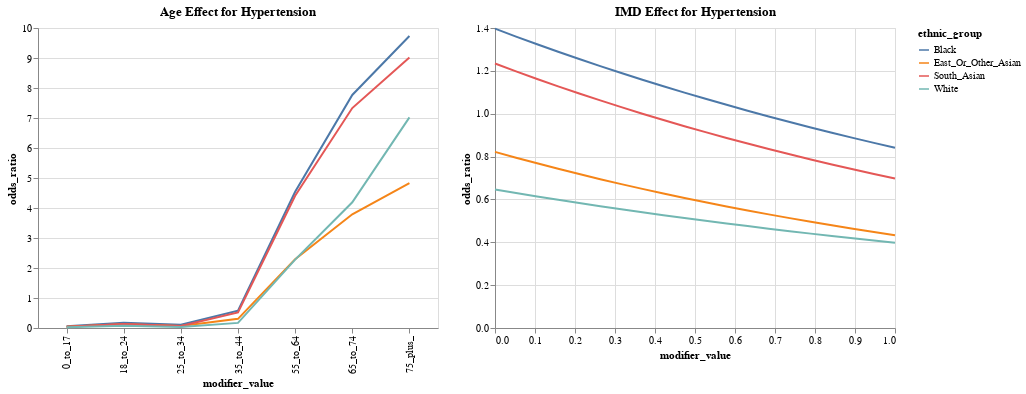

The notebook cell this image was saved under:
### Code cell
alt.renderers.enable('default')
chart = plot_effect_modifications_altair(effect_df, "Hypertension")
chart

### Figure 1 — Vega-Lite specification as saved in the notebook (floating-point values rounded to 4 significant figures)
{"config": {"view": {"continuousWidth": 300, "continuousHeight": 300}}, "hconcat": [{"data": {"name": "data-b8eec5db566ffbe6fd1dd568279ee61d"}, "mark": {"type": "line"}, "encoding": {"color": {"field": "ethnic_group", "type": "nominal"}, "x": {"field": "modifier_value", "type": "nominal"}, "y": {"field": "odds_ratio", "type": "quantitative"}}, "height": 300, "title": "Age Effect for Hypertension", "width": 400}, {"data": {"name": "data-f06d67e68ecd2036e91cda6b30b81cd0"}, "mark": {"type": "line"}, "encoding": {"color": {"field": "ethnic_group", "type": "nominal"}, "x": {"field": "modifier_value", "type": "quantitative"}, "y": {"field": "odds_ratio", "type": "quantitative"}}, "height": 300, "title": "IMD Effect for Hypertension", "width": 400}], "$schema": "https://vega.github.io/schema/vega-lite/v5.20.1.json", "datasets": {"data-b8eec5db566ffbe6fd1dd568279ee61d": [{"effect_modifier": "age_band", "modifier_value": "0_to_17", "ethnic_group": "Black", "odds_ratio": 0.0587, "lower_ci": 0.04294, "upper_ci": 0.08026}, {"effect_modifier": "age_band", "modifier_value": "18_to_24", "ethnic_group": "Black", "odds_ratio": 0.1721, "lower_ci": 0.1278, "upper_ci": 0.2318}, {"effect_modifier": "age_band", "modifier_value": "25_to_34", "ethnic_group": "Black", "odds_ratio": 0.1051, "lower_ci": 0.07874, "upper_ci": 0.1404}, {"effect_modifier": "age_band", "modifier_value": "35_to_44", "ethnic_group": "Black", "odds_ratio": 0.5749, "lower_ci": 0.4677, "upper_ci": 0.7067}, {"effect_modifier": "age_band", "modifier_value": "55_to_64", "ethnic_group": "Black", "odds_ratio": 4.541, "lower_ci": 3.785, "upper_ci": 5.449}, {"effect_modifier": "age_band", "modifier_value": "65_to_74", "ethnic_group": "Black", "odds_ratio": 7.768, "lower_ci": 6.387, "upper_ci": 9.448}, {"effect_modifier": "age_band", "modifier_value": "75_plus_", "ethnic_group": "Black", "odds_ratio": 9.733, "lower_ci": 7.876, "upper_ci": 12.03}, {"effect_modifier": "age_band", "modifier_value": "0_to_17", "ethnic_group": "East_Or_Other_Asian", "odds_ratio": 0.04458, "lower_ci": 0.02922, "upper_ci": 0.06802}, {"effect_modifier": "age_band", "modifier_value": "18_to_24", "ethnic_group": "East_Or_Other_Asian", "odds_ratio": 0.1219, "lower_ci": 0.08306, "upper_ci": 0.1789}, {"effect_modifier": "age_band", "modifier_value": "25_to_34", "ethnic_group": "East_Or_Other_Asian", "odds_ratio": 0.06297, "lower_ci": 0.04402, "upper_ci": 0.09008}, {"effect_modifier": "age_band", "modifier_value": "35_to_44", "ethnic_group": "East_Or_Other_Asian", "odds_ratio": 0.3045, "lower_ci": 0.2331, "upper_ci": 0.3979}, {"effect_modifier": "age_band", "modifier_value": "55_to_64", "ethnic_group": "East_Or_Other_Asian", "odds_ratio": 2.295, "lower_ci": 1.809, "upper_ci": 2.91}, {"effect_modifier": "age_band", "modifier_value": "65_to_74", "ethnic_group": "East_Or_Other_Asian", "odds_ratio": 3.791, "lower_ci": 2.955, "upper_ci": 4.864}, {"effect_modifier": "age_band", "modifier_value": "75_plus_", "ethnic_group": "East_Or_Other_Asian", "odds_ratio": 4.833, "lower_ci": 3.7, "upper_ci": 6.311}, {"effect_modifier": "age_band", "modifier_value": "0_to_17", "ethnic_group": "South_Asian", "odds_ratio": 0.03861, "lower_ci": 0.02876, "upper_ci": 0.05183}, {"effect_modifier": "age_band", "modifier_value": "18_to_24", "ethnic_group": "South_Asian", "odds_ratio": 0.1301, "lower_ci": 0.09807, "upper_ci": 0.1727}, {"effect_modifier": "age_band", "modifier_value": "25_to_34", "ethnic_group": "South_Asian", "odds_ratio": 0.06942, "lower_ci": 0.05299, "upper_ci": 0.09093}, {"effect_modifier": "age_band", "modifier_value": "35_to_44", "ethnic_group": "South_Asian", "odds_ratio": 0.5202, "lower_ci": 0.4281, "upper_ci": 0.6321}, {"effect_modifier": "age_band", "modifier_value": "55_to_64", "ethnic_group": "South_Asian", "odds_ratio": 4.409, "lower_ci": 3.694, "upper_ci": 5.263}, {"effect_modifier": "age_band", "modifier_value": "65_to_74", "ethnic_group": "South_Asian", "odds_ratio": 7.331, "lower_ci": 6.066, "upper_ci": 8.861}, {"effect_modifier": "age_band", "modifier_value": "75_plus_", "ethnic_group": "South_Asian", "odds_ratio": 9.019, "lower_ci": 7.345, "upper_ci": 11.07}, {"effect_modifier": "age_band", "modifier_value": "0_to_17", "ethnic_group": "White", "odds_ratio": 0.02135, "lower_ci": 0.01561, "upper_ci": 0.0292}, {"effect_modifier": "age_band", "modifier_value": "18_to_24", "ethnic_group": "White", "odds_ratio": 0.07493, "lower_ci": 0.05553, "upper_ci": 0.1011}, {"effect_modifier": "age_band", "modifier_value": "25_to_34", "ethnic_group": "White", "odds_ratio": 0.03164, "lower_ci": 0.02392, "upper_ci": 0.04187}, {"effect_modifier": "age_band", "modifier_value": "35_to_44", "ethnic_group": "White", "odds_ratio": 0.1706, "lower_ci": 0.1399, "upper_ci": 0.208}, {"effect_modifier": "age_band", "modifier_value": "55_to_64", "ethnic_group": "White", "odds_ratio": 2.28, "lower_ci": 1.914, "upper_ci": 2.717}, {"effect_modifier": "age_band", "modifier_value": "65_to_74", "ethnic_group": "White", "odds_ratio": 4.189, "lower_ci": 3.475, "upper_ci": 5.05}, {"effect_modifier": "age_band", "modifier_value": "75_plus_", "ethnic_group": "White", "odds_ratio": 7.023, "lower_ci": 5.751, "upper_ci": 8.576}], "data-f06d67e68ecd2036e91cda6b30b81cd0": [{"effect_modifier": "imd_rank", "modifier_value": 0.0, "ethnic_group": "Black", "odds_ratio": 1.397, "lower_ci": 1.316, "upper_ci": 1.482}, {"effect_modifier": "imd_rank", "modifier_value": 0.05263, "ethnic_group": "Black", "odds_ratio": 1.36, "lower_ci": 1.27, "upper_ci": 1.457}, {"effect_modifier": "imd_rank", "modifier_value": 0.1053, "ethnic_group": "Black", "odds_ratio": 1.324, "lower_ci": 1.225, "upper_ci": 1.431}, {"effect_modifier": "imd_rank", "modifier_value": 0.1579, "ethnic_group": "Black", "odds_ratio": 1.289, "lower_ci": 1.182, "upper_ci": 1.407}, {"effect_modifier": "imd_rank", "modifier_value": 0.2105, "ethnic_group": "Black", "odds_ratio": 1.255, "lower_ci": 1.14, "upper_ci": 1.382}, {"effect_modifier": "imd_rank", "modifier_value": 0.2632, "ethnic_group": "Black", "odds_ratio": 1.222, "lower_ci": 1.1, "upper_ci": 1.358}, {"effect_modifier": "imd_rank", "modifier_value": 0.3158, "ethnic_group": "Black", "odds_ratio": 1.19, "lower_ci": 1.061, "upper_ci": 1.335}, {"effect_modifier": "imd_rank", "modifier_value": 0.3684, "ethnic_group": "Black", "odds_ratio": 1.159, "lower_ci": 1.024, "upper_ci": 1.312}, {"effect_modifier": "imd_rank", "modifier_value": 0.4211, "ethnic_group": "Black", "odds_ratio": 1.128, "lower_ci": 0.9877, "upper_ci": 1.289}, {"effect_modifier": "imd_rank", "modifier_value": 0.4737, "ethnic_group": "Black", "odds_ratio": 1.099, "lower_ci": 0.9529, "upper_ci": 1.266}, {"effect_modifier": "imd_rank", "modifier_value": 0.5263, "ethnic_group": "Black", "odds_ratio": 1.07, "lower_ci": 0.9193, "upper_ci": 1.244}, {"effect_modifier": "imd_rank", "modifier_value": 0.5789, "ethnic_group": "Black", "odds_ratio": 1.041, "lower_ci": 0.8869, "upper_ci": 1.223}, {"effect_modifier": "imd_rank", "modifier_value": 0.6316, "ethnic_group": "Black", "odds_ratio": 1.014, "lower_ci": 0.8557, "upper_ci": 1.202}, {"effect_modifier": "imd_rank", "modifier_value": 0.6842, "ethnic_group": "Black", "odds_ratio": 0.9873, "lower_ci": 0.8255, "upper_ci": 1.181}, {"effect_modifier": "imd_rank", "modifier_value": 0.7368, "ethnic_group": "Black", "odds_ratio": 0.9613, "lower_ci": 0.7964, "upper_ci": 1.16}, {"effect_modifier": "imd_rank", "modifier_value": 0.7895, "ethnic_group": "Black", "odds_ratio": 0.936, "lower_ci": 0.7683, "upper_ci": 1.14}, {"effect_modifier": "imd_rank", "modifier_value": 0.8421, "ethnic_group": "Black", "odds_ratio": 0.9114, "lower_ci": 0.7413, "upper_ci": 1.121}, {"effect_modifier": "imd_rank", "modifier_value": 0.8947, "ethnic_group": "Black", "odds_ratio": 0.8874, "lower_ci": 0.7151, "upper_ci": 1.101}, {"effect_modifier": "imd_rank", "modifier_value": 0.9474, "ethnic_group": "Black", "odds_ratio": 0.864, "lower_ci": 0.6899, "upper_ci": 1.082}, {"effect_modifier": "imd_rank", "modifier_value": 1.0, "ethnic_group": "Black", "odds_ratio": 0.8413, "lower_ci": 0.6656, "upper_ci": 1.063}, {"effect_modifier": "imd_rank", "modifier_value": 0.0, "ethnic_group": "East_Or_Other_Asian", "odds_ratio": 0.8221, "lower_ci": 0.7542, "upper_ci": 0.896}, {"effect_modifier": "imd_rank", "modifier_value": 0.05263, "ethnic_group": "East_Or_Other_Asian", "odds_ratio": 0.7948, "lower_ci": 0.7214, "upper_ci": 0.8757}, {"effect_modifier": "imd_rank", "modifier_value": 0.1053, "ethnic_group": "East_Or_Other_Asian", "odds_ratio": 0.7684, "lower_ci": 0.69, "upper_ci": 0.8558}, {"effect_modifier": "imd_rank", "modifier_value": 0.1579, "ethnic_group": "East_Or_Other_Asian", "odds_ratio": 0.743, "lower_ci": 0.66, "upper_ci": 0.8363}, {"effect_modifier": "imd_rank", "modifier_value": 0.2105, "ethnic_group": "East_Or_Other_Asian", "odds_ratio": 0.7183, "lower_ci": 0.6313, "upper_ci": 0.8174}, {"effect_modifier": "imd_rank", "modifier_value": 0.2632, "ethnic_group": "East_Or_Other_Asian", "odds_ratio": 0.6945, "lower_ci": 0.6038, "upper_ci": 0.7988}, {"effect_modifier": "imd_rank", "modifier_value": 0.3158, "ethnic_group": "East_Or_Other_Asian", "odds_ratio": 0.6715, "lower_ci": 0.5775, "upper_ci": 0.7807}, {"effect_modifier": "imd_rank", "modifier_value": 0.3684, "ethnic_group": "East_Or_Other_Asian", "odds_ratio": 0.6492, "lower_ci": 0.5524, "upper_ci": 0.7629}, {"effect_modifier": "imd_rank", "modifier_value": 0.4211, "ethnic_group": "East_Or_Other_Asian", "odds_ratio": 0.6277, "lower_ci": 0.5284, "upper_ci": 0.7456}, {"effect_modifier": "imd_rank", "modifier_value": 0.4737, "ethnic_group": "East_Or_Other_Asian", "odds_ratio": 0.6069, "lower_ci": 0.5054, "upper_ci": 0.7287}, {"effect_modifier": "imd_rank", "modifier_value": 0.5263, "ethnic_group": "East_Or_Other_Asian", "odds_ratio": 0.5867, "lower_ci": 0.4834, "upper_ci": 0.7122}, {"effect_modifier": "imd_rank", "modifier_value": 0.5789, "ethnic_group": "East_Or_Other_Asian", "odds_ratio": 0.5673, "lower_ci": 0.4624, "upper_ci": 0.696}, {"effect_modifier": "imd_rank", "modifier_value": 0.6316, "ethnic_group": "East_Or_Other_Asian", "odds_ratio": 0.5485, "lower_ci": 0.4423, "upper_ci": 0.6802}, {"effect_modifier": "imd_rank", "modifier_value": 0.6842, "ethnic_group": "East_Or_Other_Asian", "odds_ratio": 0.5303, "lower_ci": 0.423, "upper_ci": 0.6647}, {"effect_modifier": "imd_rank", "modifier_value": 0.7368, "ethnic_group": "East_Or_Other_Asian", "odds_ratio": 0.5127, "lower_ci": 0.4046, "upper_ci": 0.6497}, {"effect_modifier": "imd_rank", "modifier_value": 0.7895, "ethnic_group": "East_Or_Other_Asian", "odds_ratio": 0.4957, "lower_ci": 0.387, "upper_ci": 0.6349}, {"effect_modifier": "imd_rank", "modifier_value": 0.8421, "ethnic_group": "East_Or_Other_Asian", "odds_ratio": 0.4793, "lower_ci": 0.3702, "upper_ci": 0.6205}, {"effect_modifier": "imd_rank", "modifier_value": 0.8947, "ethnic_group": "East_Or_Other_Asian", "odds_ratio": 0.4634, "lower_ci": 0.3541, "upper_ci": 0.6064}, {"effect_modifier": "imd_rank", "modifier_value": 0.9474, "ethnic_group": "East_Or_Other_Asian", "odds_ratio": 0.448, "lower_ci": 0.3387, "upper_ci": 0.5926}, {"effect_modifier": "imd_rank", "modifier_value": 1.0, "ethnic_group": "East_Or_Other_Asian", "odds_ratio": 0.4331, "lower_ci": 0.3239, "upper_ci": 0.5792}, {"effect_modifier": "imd_rank", "modifier_value": 0.0, "ethnic_group": "South_Asian", "odds_ratio": 1.234, "lower_ci": 1.166, "upper_ci": 1.306}, {"effect_modifier": "imd_rank", "modifier_value": 0.05263, "ethnic_group": "South_Asian", "odds_ratio": 1.198, "lower_ci": 1.122, "upper_ci": 1.279}, {"effect_modifier": "imd_rank", "modifier_value": 0.1053, "ethnic_group": "South_Asian", "odds_ratio": 1.162, "lower_ci": 1.079, "upper_ci": 1.252}, {"effect_modifier": "imd_rank", "modifier_value": 0.1579, "ethnic_group": "South_Asian", "odds_ratio": 1.128, "lower_ci": 1.038, "upper_ci": 1.226}, {"effect_modifier": "imd_rank", "modifier_value": 0.2105, "ethnic_group": "South_Asian", "odds_ratio": 1.094, "lower_ci": 0.9982, "upper_ci": 1.2}, {"effect_modifier": "imd_rank", "modifier_value": 0.2632, "ethnic_group": "South_Asian", "odds_ratio": 1.062, "lower_ci": 0.9601, "upper_ci": 1.175}, {"effect_modifier": "imd_rank", "modifier_value": 0.3158, "ethnic_group": "South_Asian", "odds_ratio": 1.031, "lower_ci": 0.9235, "upper_ci": 1.15}, {"effect_modifier": "imd_rank", "modifier_value": 0.3684, "ethnic_group": "South_Asian", "odds_ratio": 1.0, "lower_ci": 0.8883, "upper_ci": 1.126}, {"effect_modifier": "imd_rank", "modifier_value": 0.4211, "ethnic_group": "South_Asian", "odds_ratio": 0.9706, "lower_ci": 0.8545, "upper_ci": 1.102}, {"effect_modifier": "imd_rank", "modifier_value": 0.4737, "ethnic_group": "South_Asian", "odds_ratio": 0.9419, "lower_ci": 0.8219, "upper_ci": 1.079}, {"effect_modifier": "imd_rank", "modifier_value": 0.5263, "ethnic_group": "South_Asian", "odds_ratio": 0.914, "lower_ci": 0.7906, "upper_ci": 1.057}, {"effect_modifier": "imd_rank", "modifier_value": 0.5789, "ethnic_group": "South_Asian", "odds_ratio": 0.887, "lower_ci": 0.7604, "upper_ci": 1.035}, {"effect_modifier": "imd_rank", "modifier_value": 0.6316, "ethnic_group": "South_Asian", "odds_ratio": 0.8608, "lower_ci": 0.7314, "upper_ci": 1.013}, {"effect_modifier": "imd_rank", "modifier_value": 0.6842, "ethnic_group": "South_Asian", "odds_ratio": 0.8353, "lower_ci": 0.7036, "upper_ci": 0.9917}, {"effect_modifier": "imd_rank", "modifier_value": 0.7368, "ethnic_group": "South_Asian", "odds_ratio": 0.8106, "lower_ci": 0.6768, "upper_ci": 0.9709}, {"effect_modifier": "imd_rank", "modifier_value": 0.7895, "ethnic_group": "South_Asian", "odds_ratio": 0.7866, "lower_ci": 0.651, "upper_ci": 0.9506}, {"effect_modifier": "imd_rank", "modifier_value": 0.8421, "ethnic_group": "South_Asian", "odds_ratio": 0.7634, "lower_ci": 0.6261, "upper_ci": 0.9306}, {"effect_modifier": "imd_rank", "modifier_value": 0.8947, "ethnic_group": "South_Asian", "odds_ratio": 0.7408, "lower_ci": 0.6023, "upper_ci": 0.9111}, {"effect_modifier": "imd_rank", "modifier_value": 0.9474, "ethnic_group": "South_Asian", "odds_ratio": 0.7189, "lower_ci": 0.5793, "upper_ci": 0.892}, {"effect_modifier": "imd_rank", "modifier_value": 1.0, "ethnic_group": "South_Asian", "odds_ratio": 0.6976, "lower_ci": 0.5572, "upper_ci": 0.8733}, {"effect_modifier": "imd_rank", "modifier_value": 0.0, "ethnic_group": "White", "odds_ratio": 0.646, "lower_ci": 0.6108, "upper_ci": 0.6832}, {"effect_modifier": "imd_rank", "modifier_value": 0.05263, "ethnic_group": "White", "odds_ratio": 0.6297, "lower_ci": 0.5904, "upper_ci": 0.6716}, {"effect_modifier": "imd_rank", "modifier_value": 0.1053, "ethnic_group": "White", "odds_ratio": 0.6138, "lower_ci": 0.5707, "upper_ci": 0.6602}, {"effect_modifier": "imd_rank", "modifier_value": 0.1579, "ethnic_group": "White", "odds_ratio": 0.5984, "lower_ci": 0.5517, "upper_ci": 0.649}, {"effect_modifier": "imd_rank", "modifier_value": 0.2105, "ethnic_group": "White", "odds_ratio": 0.5833, "lower_ci": 0.5333, "upper_ci": 0.638}, {"effect_modifier": "imd_rank", "modifier_value": 0.2632, "ethnic_group": "White", "odds_ratio": 0.5686, "lower_ci": 0.5155, "upper_ci": 0.6271}, {"effect_modifier": "imd_rank", "modifier_value": 0.3158, "ethnic_group": "White", "odds_ratio": 0.5542, "lower_ci": 0.4983, "upper_ci": 0.6165}, {"effect_modifier": "imd_rank", "modifier_value": 0.3684, "ethnic_group": "White", "odds_ratio": 0.5403, "lower_ci": 0.4816, "upper_ci": 0.606}, {"effect_modifier": "imd_rank", "modifier_value": 0.4211, "ethnic_group": "White", "odds_ratio": 0.5266, "lower_ci": 0.4656, "upper_ci": 0.5957}, {"effect_modifier": "imd_rank", "modifier_value": 0.4737, "ethnic_group": "White", "odds_ratio": 0.5134, "lower_ci": 0.45, "upper_ci": 0.5856}, {"effect_modifier": "imd_rank", "modifier_value": 0.5263, "ethnic_group": "White", "odds_ratio": 0.5004, "lower_ci": 0.435, "upper_ci": 0.5757}, {"effect_modifier": "imd_rank", "modifier_value": 0.5789, "ethnic_group": "White", "odds_ratio": 0.4878, "lower_ci": 0.4205, "upper_ci": 0.5659}, {"effect_modifier": "imd_rank", "modifier_value": 0.6316, "ethnic_group": "White", "odds_ratio": 0.4755, "lower_ci": 0.4065, "upper_ci": 0.5563}, {"effect_modifier": "imd_rank", "modifier_value": 0.6842, "ethnic_group": "White", "odds_ratio": 0.4635, "lower_ci": 0.3929, "upper_ci": 0.5469}, {"effect_modifier": "imd_rank", "modifier_value": 0.7368, "ethnic_group": "White", "odds_ratio": 0.4518, "lower_ci": 0.3798, "upper_ci": 0.5376}, {"effect_modifier": "imd_rank", "modifier_value": 0.7895, "ethnic_group": "White", "odds_ratio": 0.4404, "lower_ci": 0.3671, "upper_ci": 0.5285}, {"effect_modifier": "imd_rank", "modifier_value": 0.8421, "ethnic_group": "White", "odds_ratio": 0.4293, "lower_ci": 0.3548, "upper_ci": 0.5195}, {"effect_modifier": "imd_rank", "modifier_value": 0.8947, "ethnic_group": "White", "odds_ratio": 0.4185, "lower_ci": 0.343, "upper_ci": 0.5107}, {"effect_modifier": "imd_rank", "modifier_value": 0.9474, "ethnic_group": "White", "odds_ratio": 0.408, "lower_ci": 0.3316, "upper_ci": 0.502}, {"effect_modifier": "imd_rank", "modifier_value": 1.0, "ethnic_group": "White", "odds_ratio": 0.3977, "lower_ci": 0.3205, "upper_ci": 0.4935}]}}
